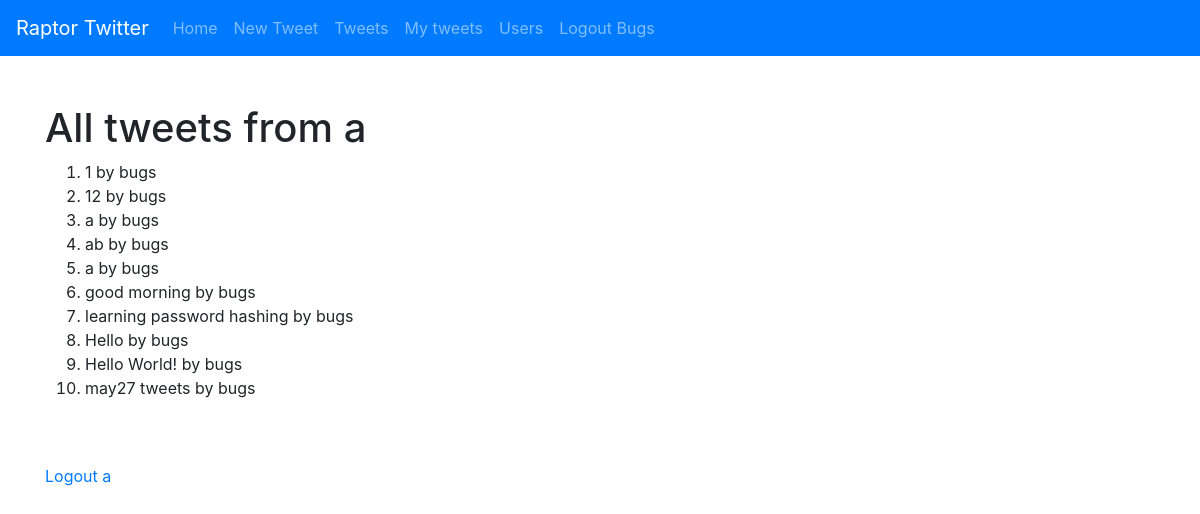
The app's page /tweets/bugs (signed in) with its own data.
### tables this page shows
CREATE TABLE tweets (
    _id integer primary key autoincrement,
    tweet text,
    username text
);

### main.py (the view)
@app.route('/tweets/<username>')
@app.route('/tweets')
def user_tweets(username=None):
    if username:
        tweets = get_tweets_by_username(username)
    else:
        tweets = get_all_tweets()
    return render_template('tweets.html',
                           tweets=tweets,
                           current_user=session['user'],
                           username=username)

### db.py (called while the page is built)
def get_tweets_by_username(username):
    cursor.execute(
        'SELECT * FROM tweets WHERE username = :username', {'username': username})
    tweets = cursor.fetchmany(10)
    return tweets

### tweets.py (called while the page is built)
def get_tweets_by_username(username):
    return db.get_tweets_by_username(username)

### templates/tweets.html (shortened to what this page needs)
{% extends "base.html" %}
{% block content %}
{% if username %}
<h1>All tweets from {{current_user}}</h1>
{% else %}
<h1>All tweets</h1>
{% endif %}
<ol>
    {% for tweet in tweets %}
    <li>
        {{tweet[1]}} by {{tweet[2]}}
    </li>
    {% endfor %}
</ol>
<br>
<br>
<a href="/logout">Logout {{current_user}}</a>
{% endblock %}

### records on screen
tweets: tweet "1", username "bugs"
tweets: tweet "12", username "bugs"
tweets: tweet "a", username "bugs"
tweets: tweet "ab", username "bugs"
tweets: tweet "a", username "bugs"
tweets: tweet "good morning", username "bugs"
tweets: tweet "learning password hashing", username "bugs"
tweets: tweet "Hello", username "bugs"
tweets: tweet "Hello World!", username "bugs"
tweets: tweet "may27 tweets", username "bugs"

### other values on screen
{{ username|capitalize }} "Bugs"
{{ current_user }} "a"
